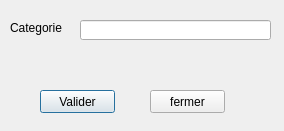
<?xml version="1.0" encoding="UTF-8"?>
<ui version="4.0">
 <class>MainWindow</class>
 <widget class="QDialog" name="MainWindow">
  <property name="windowModality">
   <enum>Qt::NonModal</enum>
  </property>
  <property name="geometry">
   <rect>
    <x>0</x>
    <y>0</y>
    <width>284</width>
    <height>131</height>
   </rect>
  </property>
  <property name="windowTitle">
   <string>Ajouter Categorie</string>
  </property>
  <widget class="QWidget" name="centralwidget">
   <widget class="QLabel" name="label">
    <property name="geometry">
     <rect>
      <x>10</x>
      <y>20</y>
      <width>61</width>
      <height>16</height>
     </rect>
    </property>
    <property name="text">
     <string>Categorie</string>
    </property>
   </widget>
   <widget class="QLineEdit" name="nv_categorie">
    <property name="geometry">
     <rect>
      <x>80</x>
      <y>20</y>
      <width>191</width>
      <height>20</height>
     </rect>
    </property>
   </widget>
   <widget class="QPushButton" name="valider">
    <property name="geometry">
     <rect>
      <x>40</x>
      <y>90</y>
      <width>75</width>
      <height>23</height>
     </rect>
    </property>
    <property name="text">
     <string>Valider</string>
    </property>
   </widget>
   <widget class="QPushButton" name="fermer">
    <property name="geometry">
     <rect>
      <x>150</x>
      <y>90</y>
      <width>75</width>
      <height>23</height>
     </rect>
    </property>
    <property name="text">
     <string>fermer</string>
    </property>
   </widget>
  </widget>
 </widget>
 <resources/>
 <connections/>
</ui>
